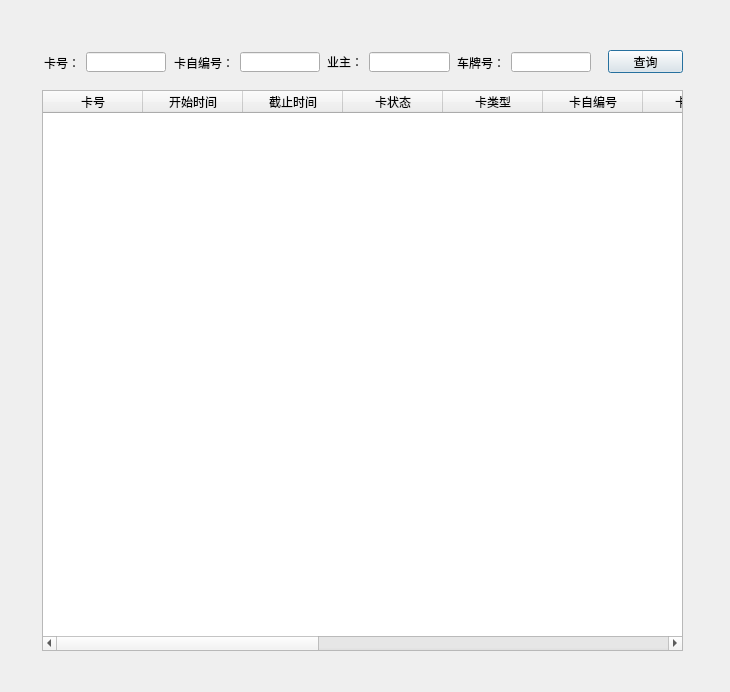
<?xml version="1.0" encoding="UTF-8"?>
<ui version="4.0">
 <class>CDlgSerach</class>
 <widget class="QDialog" name="CDlgSerach">
  <property name="geometry">
   <rect>
    <x>0</x>
    <y>0</y>
    <width>730</width>
    <height>692</height>
   </rect>
  </property>
  <property name="windowTitle">
   <string/>
  </property>
  <property name="styleSheet">
   <string notr="true">background-image:url(D:/WinParkUI/debug/Image/NewIcon/CommonMiddleBG-normal.jpg);</string>
  </property>
  <widget class="QLabel" name="lblTitle">
   <property name="geometry">
    <rect>
     <x>20</x>
     <y>5</y>
     <width>141</width>
     <height>21</height>
    </rect>
   </property>
   <property name="styleSheet">
    <string notr="true">background-image:url(none);</string>
   </property>
   <property name="text">
    <string/>
   </property>
  </widget>
  <widget class="QTableWidget" name="tabResult">
   <property name="geometry">
    <rect>
     <x>42</x>
     <y>90</y>
     <width>641</width>
     <height>561</height>
    </rect>
   </property>
   <property name="toolTip">
    <string>双击单元格，定位到相应的月租卡记录。</string>
   </property>
   <property name="styleSheet">
    <string notr="true">background-image:url(none);</string>
   </property>
   <column>
    <property name="text">
     <string>卡号</string>
    </property>
   </column>
   <column>
    <property name="text">
     <string>开始时间</string>
    </property>
   </column>
   <column>
    <property name="text">
     <string>截止时间</string>
    </property>
   </column>
   <column>
    <property name="text">
     <string>卡状态</string>
    </property>
   </column>
   <column>
    <property name="text">
     <string>卡类型</string>
    </property>
   </column>
   <column>
    <property name="text">
     <string>卡自编号</string>
    </property>
   </column>
   <column>
    <property name="text">
     <string>卡备注</string>
    </property>
   </column>
   <column>
    <property name="text">
     <string>制卡人</string>
    </property>
   </column>
   <column>
    <property name="text">
     <string>业主</string>
    </property>
   </column>
   <column>
    <property name="text">
     <string>性别</string>
    </property>
   </column>
   <column>
    <property name="text">
     <string>业主电话</string>
    </property>
   </column>
   <column>
    <property name="text">
     <string>车牌</string>
    </property>
   </column>
   <column>
    <property name="text">
     <string>车型</string>
    </property>
   </column>
   <column>
    <property name="text">
     <string>行驶证号</string>
    </property>
   </column>
  </widget>
  <widget class="QPushButton" name="btnClose">
   <property name="geometry">
    <rect>
     <x>608</x>
     <y>50</y>
     <width>75</width>
     <height>23</height>
    </rect>
   </property>
   <property name="styleSheet">
    <string notr="true">background-image:url(none);</string>
   </property>
   <property name="text">
    <string>查询</string>
   </property>
  </widget>
  <widget class="QLabel" name="lblClose">
   <property name="geometry">
    <rect>
     <x>690</x>
     <y>6</y>
     <width>30</width>
     <height>15</height>
    </rect>
   </property>
   <property name="text">
    <string/>
   </property>
  </widget>
  <widget class="QLineEdit" name="edtOwner">
   <property name="geometry">
    <rect>
     <x>369</x>
     <y>52</y>
     <width>81</width>
     <height>20</height>
    </rect>
   </property>
   <property name="styleSheet">
    <string notr="true">background-image:url(none);</string>
   </property>
  </widget>
  <widget class="QLabel" name="label_4">
   <property name="geometry">
    <rect>
     <x>327</x>
     <y>54</y>
     <width>36</width>
     <height>16</height>
    </rect>
   </property>
   <property name="styleSheet">
    <string notr="true">background-image:url(none);</string>
   </property>
   <property name="text">
    <string>业主：</string>
   </property>
  </widget>
  <widget class="QLabel" name="label_2">
   <property name="geometry">
    <rect>
     <x>174</x>
     <y>55</y>
     <width>60</width>
     <height>16</height>
    </rect>
   </property>
   <property name="styleSheet">
    <string notr="true">background-image:url(none);</string>
   </property>
   <property name="text">
    <string>卡自编号：</string>
   </property>
  </widget>
  <widget class="QLineEdit" name="edtCardselfno">
   <property name="geometry">
    <rect>
     <x>240</x>
     <y>52</y>
     <width>80</width>
     <height>20</height>
    </rect>
   </property>
   <property name="styleSheet">
    <string notr="true">background-image:url(none);</string>
   </property>
  </widget>
  <widget class="QLabel" name="label">
   <property name="geometry">
    <rect>
     <x>44</x>
     <y>55</y>
     <width>36</width>
     <height>16</height>
    </rect>
   </property>
   <property name="styleSheet">
    <string notr="true">background-image:url(none);</string>
   </property>
   <property name="text">
    <string>卡号：</string>
   </property>
  </widget>
  <widget class="QLineEdit" name="edtCardno">
   <property name="geometry">
    <rect>
     <x>86</x>
     <y>52</y>
     <width>80</width>
     <height>20</height>
    </rect>
   </property>
   <property name="styleSheet">
    <string notr="true">background-image:url(none);</string>
   </property>
  </widget>
  <widget class="QLabel" name="label_3">
   <property name="geometry">
    <rect>
     <x>457</x>
     <y>55</y>
     <width>48</width>
     <height>16</height>
    </rect>
   </property>
   <property name="styleSheet">
    <string notr="true">background-image:url(none);</string>
   </property>
   <property name="text">
    <string>车牌号：</string>
   </property>
  </widget>
  <widget class="QLineEdit" name="edtPlate">
   <property name="geometry">
    <rect>
     <x>511</x>
     <y>52</y>
     <width>80</width>
     <height>20</height>
    </rect>
   </property>
   <property name="styleSheet">
    <string notr="true">background-image:url(none);</string>
   </property>
  </widget>
 </widget>
 <resources/>
 <connections/>
</ui>
